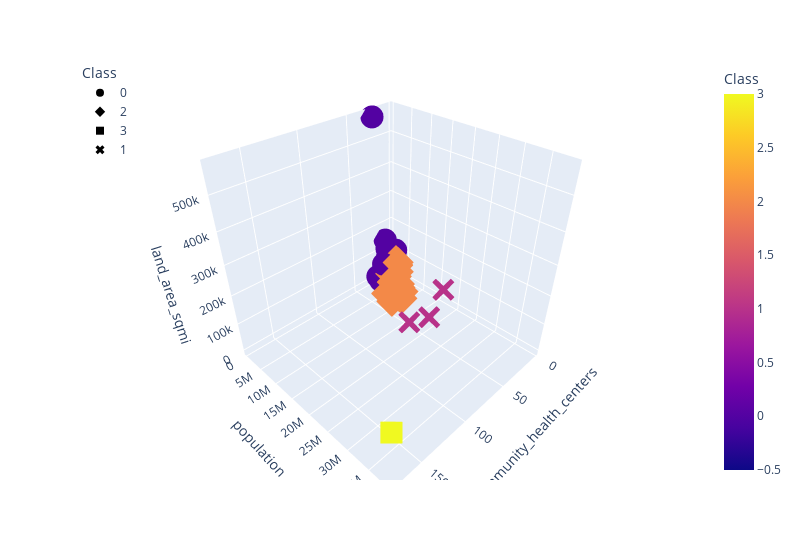

Notebook code cell kept with this figure:
### Markdown cell above
## Visualizing Results

### Code cell
# Creating a 3D-Scatter the clusters
fig = px.scatter_3d(
    df,
    x='total_community_health_centers',
    y='population',
    z='land_area_sqmi',
    color='Class',
    symbol='Class',
    hover_name=df.index,
    hover_data=['abortion_status'],
    width=800
)
fig.update_layout(legend=dict(x=0,y=1))
fig.show()

### Figure 1 — Plotly figure (JSON) as saved in the notebook; plotly's stock layout.template omitted (floating-point values rounded to 4 significant figures)
{"data": [{"customdata": [["Abortion Ban In Effect"], ["Abortion Available"], ["Abortion Ban In Effect"], ["Abortion Available"], ["Abortion Available"], ["Abortion Available"], ["Abortion Available"], ["State abortion ban/restriction not yet implemented, abortion currently available"], ["Abortion available, pre-viability gestational limit in effect"], ["Abortion available, pre-viability gestational limit in effect"], ["Abortion Ban In Effect"], ["Abortion Ban In Effect"], ["Abortion Available"], ["Abortion Ban In Effect"], ["Abortion Available"], ["Abortion available, pre-viability gestational limit in effect"], ["Abortion Available"], ["Abortion Available"], ["Abortion Available"], ["State abortion ban/restriction not yet implemented, abortion currently available"], ["Abortion Ban In Effect"], ["Abortion Available"], ["Abortion Available"], ["6 week LMP ban currently in effect"], ["Abortion Ban In Effect"], ["Abortion ban temporarily blocked, abortion available"], ["Abortion Available"], ["Abortion ban temporarily blocked, abortion available"], ["Abortion ban temporarily blocked, abortion available"]], "hovertemplate": "<b>%{hovertext}</b><br><br>Class=%{marker.color}<br>total_community_health_centers=%{x}<br>population=%{y}<br>land_area_sqmi=%{z}<br>abortion_status=%{customdata[0]}<extra></extra>", "hovertext": ["Alabama", "Alaska", "Arkansas", "Connecticut", "Delaware", "District of Columbia", "Hawaii", "Idaho", "Iowa", "Kansas", "Kentucky", "Louisiana", "Maine", "Mississippi", "Montana", "Nebraska", "Nevada", "New Hampshire", "New Mexico", "North Dakota", "Oklahoma", "Oregon", "Rhode Island", "South Carolina", "South Dakota", "Utah", "Vermont", "West Virginia", "Wyoming"], "legendgroup": "0", "marker": {"color": [0, 0, 0, 0, 0, 0, 0, 0, 0, 0, 0, 0, 0, 0, 0, 0, 0, 0, 0, 0, 0, 0, 0, 0, 0, 0, 0, 0, 0], "coloraxis": "coloraxis", "symbol": "circle"}, "mode": "markers", "name": "0", "scene": "scene", "showlegend": true, "type": "scatter3d", "x": [17, 27, 12, 16, 3, 8, 14, 14, 14, 19, 25, 36, 18, 20, 14, 7, 8, 10, 16, 4, 21, 30, 8, 23, 4, 13, 11, 28, 6], "y": [4767100, 701700, 2922500, 3453300, 940300, 671300, 1343000, 1750900, 3060200, 2811200, 4319300, 4498600, 1302300, 2867100, 1039400, 1873600, 3029700, 1314000, 2041400, 731000, 3826900, 4128900, 1017100, 4984200, 851300, 3154100, 598100, 1739000, 562700], "z": [50645, 570641, 52035, 4842, 1949, 61, 6423, 82643, 55857, 81759, 39486, 43204, 30843, 46923, 145546, 76824, 109781, 8953, 121298, 69001, 68595, 95988, 1034, 30061, 75811, 82170, 9217, 24038, 97093]}, {"customdata": [["Status of pre-Roe ban unclear"], ["Abortion Available"], ["6 week LMP ban currently in effect"], ["Abortion Available"], ["Abortion available, pre-viability gestational limit in effect"], ["Abortion Available"], ["Abortion Available"], ["Abortion Available"], ["Abortion Available"], ["Abortion Ban In Effect"], ["Abortion Available"], ["Abortion Available"], ["6 week LMP ban currently in effect"], ["Abortion Available"], ["6 week LMP ban currently in effect"], ["Abortion Available"], ["Abortion Available"], ["Status of pre-Roe ban unclear"]], "hovertemplate": "<b>%{hovertext}</b><br><br>Class=%{marker.color}<br>total_community_health_centers=%{x}<br>population=%{y}<br>land_area_sqmi=%{z}<br>abortion_status=%{customdata[0]}<extra></extra>", "hovertext": ["Arizona", "Colorado", "Georgia", "Illinois", "Indiana", "Maryland", "Massachusetts", "Michigan", "Minnesota", "Missouri", "New Jersey", "North Carolina", "Ohio", "Pennsylvania", "Tennessee", "Virginia", "Washington", "Wisconsin"], "legendgroup": "2", "marker": {"color": [2, 2, 2, 2, 2, 2, 2, 2, 2, 2, 2, 2, 2, 2, 2, 2, 2, 2], "coloraxis": "coloraxis", "symbol": "diamond"}, "mode": "markers", "name": "2", "scene": "scene", "showlegend": true, "type": "scatter3d", "x": [23, 19, 35, 45, 27, 17, 37, 39, 16, 28, 23, 39, 51, 42, 29, 26, 27, 16], "y": [7098000, 5611800, 10294000, 12362300, 6511800, 5875500, 6650800, 9765600, 5514800, 5939900, 8699400, 10139700, 11351500, 12377600, 6640900, 8185100, 7423900, 5677100], "z": [113594, 103642, 57513, 55519, 35826, 9707, 7800, 56539, 79627, 68742, 7354, 48618, 40861, 44743, 41235, 39490, 66456, 54158]}, {"customdata": [["Abortion Available"]], "hovertemplate": "<b>%{hovertext}</b><br><br>Class=%{marker.color}<br>total_community_health_centers=%{x}<br>population=%{y}<br>land_area_sqmi=%{z}<br>abortion_status=%{customdata[0]}<extra></extra>", "hovertext": ["California"], "legendgroup": "3", "marker": {"color": [3], "coloraxis": "coloraxis", "symbol": "square"}, "mode": "markers", "name": "3", "scene": "scene", "showlegend": true, "type": "scatter3d", "x": [175], "y": [38642700], "z": [155779]}, {"customdata": [["Abortion available, pre-viability gestational limit in effect"], ["Abortion Available"], ["Abortion Ban In Effect"]], "hovertemplate": "<b>%{hovertext}</b><br><br>Class=%{marker.color}<br>total_community_health_centers=%{x}<br>population=%{y}<br>land_area_sqmi=%{z}<br>abortion_status=%{customdata[0]}<extra></extra>", "hovertext": ["Florida", "New York", "Texas"], "legendgroup": "1", "marker": {"color": [1, 1, 1], "coloraxis": "coloraxis", "symbol": "x"}, "mode": "markers", "name": "1", "scene": "scene", "showlegend": true, "type": "scatter3d", "x": [47, 63, 72], "y": [20992000, 18908300, 28286200], "z": [53625, 47126, 261232]}], "layout": {"coloraxis": {"colorbar": {"title": {"text": "Class"}}, "colorscale": [[0, "#0d0887"], [0.1111, "#46039f"], [0.2222, "#7201a8"], [0.3333, "#9c179e"], [0.4444, "#bd3786"], [0.5556, "#d8576b"], [0.6667, "#ed7953"], [0.7778, "#fb9f3a"], [0.8889, "#fdca26"], [1, "#f0f921"]]}, "legend": {"title": {"text": "Class"}, "tracegroupgap": 0, "x": 0, "y": 1}, "margin": {"t": 60}, "scene": {"domain": {"x": [0, 1], "y": [0, 1]}, "xaxis": {"title": {"text": "total_community_health_centers"}}, "yaxis": {"title": {"text": "population"}}, "zaxis": {"title": {"text": "land_area_sqmi"}}}, "width": 800}}
